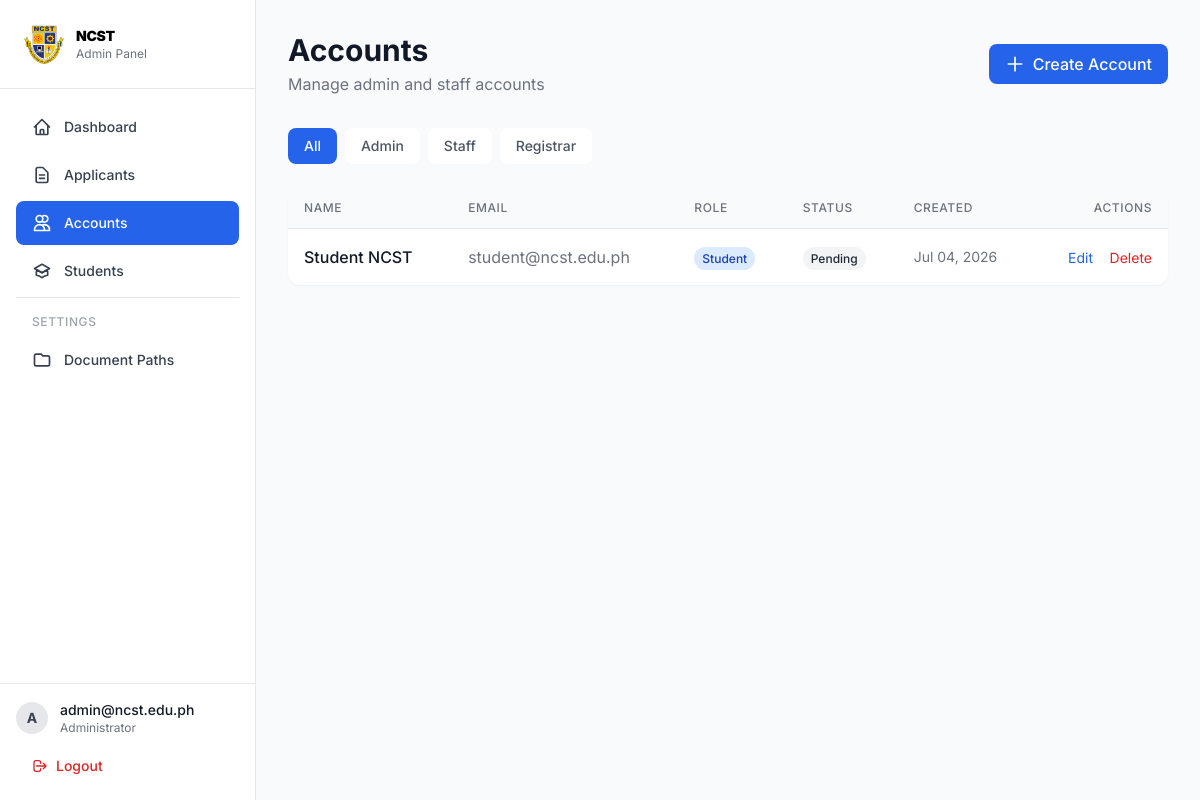
Page /src/view/admin/accounts.php (signed in) on the earlier database version.
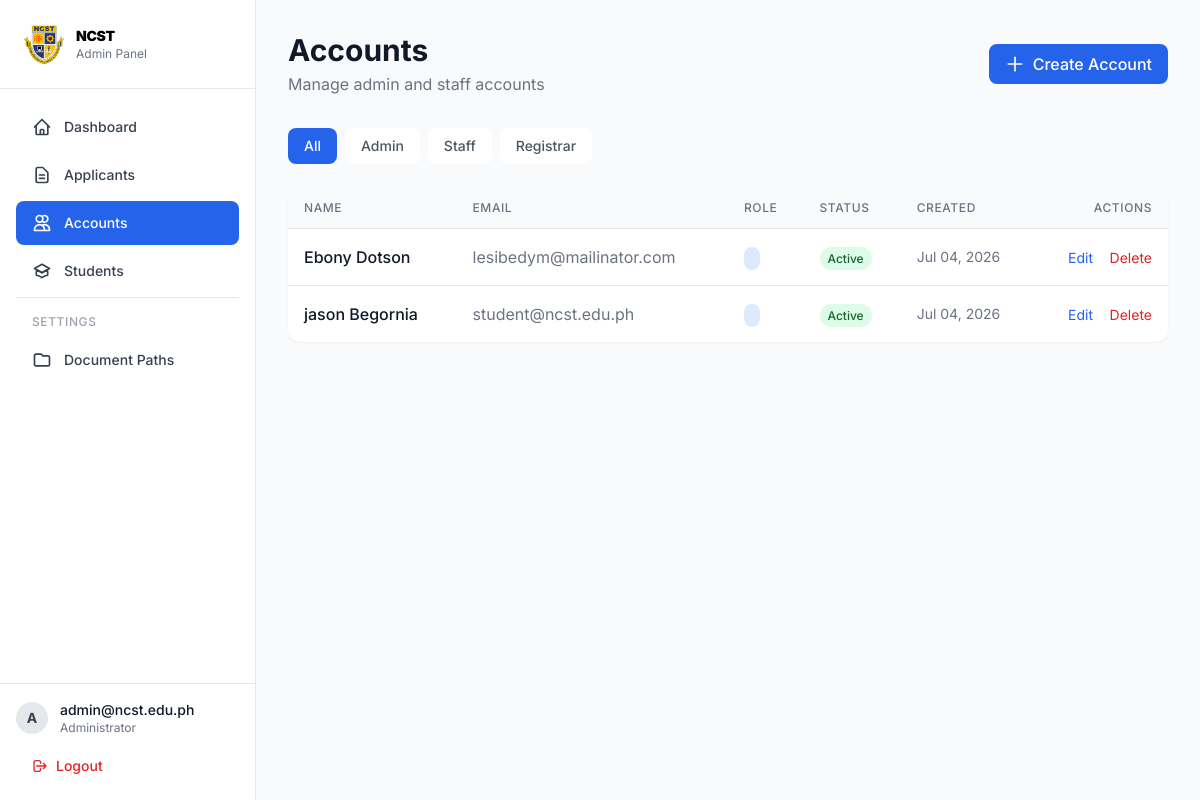
Same page on the later database version.
### tables this page shows
CREATE TABLE `users` (
  `id` int(11) NOT NULL,
  `first_name` varchar(100) NOT NULL,
  `middle_name` varchar(100) DEFAULT NULL,
  `last_name` varchar(100) NOT NULL,
  `suffix` varchar(20) DEFAULT NULL,
  `birthday` date NOT NULL,
  `age` int(3) DEFAULT NULL,
  `gender` enum('Male','Female','Other') NOT NULL,
  `civil_status` enum('Single','Married','Widowed','Separated','Annulled') DEFAULT 'Single',
  `nationality` varchar(100) DEFAULT 'Filipino',
  `religion` varchar(100) DEFAULT NULL,
  `birth_place` varchar(255) DEFAULT NULL,
  `email` varchar(150) NOT NULL,
  `contact_number` varchar(20) NOT NULL,
  `home_address` varchar(255) DEFAULT NULL,
  `province` varchar(100) DEFAULT NULL,
  `city` varchar(100) DEFAULT NULL,
  `barangay` varchar(100) DEFAULT NULL,
  `zip_code` varchar(10) DEFAULT NULL,
  `password` varchar(255) NOT NULL,
  `role` enum('admin','staff','shs','college','registrar') NOT NULL DEFAULT 'college',
  `status` enum('active','inactive','pending','approved','rejected') NOT NULL DEFAULT 'pending',
  `deleted_at` date DEFAULT NULL,
  `created_by` int(11) DEFAULT NULL,
  `created_at` timestamp NOT NULL DEFAULT current_timestamp(),
  `updated_at` timestamp NOT NULL DEFAULT current_timestamp() ON UPDATE current_timestamp()
);

### src/config/helpers.php (called while the page is built, shortened)
<?php
function url($path = '') {
    return BASE_URL . $path;
}

### src/view/admin/accounts.php (the view, shortened to what this page needs)
<?php
require_once __DIR__ . '/sidebar.php';
$filter_role = $_GET['filter'] ?? '';
$where = "WHERE role NOT IN ('shs', 'college')";
try {
    $stmt = $pdo->query("SELECT * FROM users $where ORDER BY created_at DESC");
    $accounts = $stmt->fetchAll();
} catch (Exception $e) {
    $accounts = [];
}
?>
<div class="mb-8 flex items-center justify-between">
    <div>
        <h1 class="text-3xl font-bold text-gray-900">Accounts</h1>
        <p class="text-gray-500 mt-1">Manage admin and staff accounts</p>
    </div>
    <a href="<?= url('/src/view/admin/manageaccount.php') ?>"
       class="px-4 py-2 bg-blue-600 text-white rounded-lg font-medium hover:bg-blue-700 transition-colors flex items-center gap-2">
        <svg class="w-5 h-5" fill="none" viewBox="0 0 24 24" stroke="currentColor">
            <path stroke-linecap="round" stroke-linejoin="round" stroke-width="2" d="M12 4v16m8-8H4" />
        </svg>
        Create Account
    </a>
</div>
<div class="flex gap-2 mb-6">
    <a href="?" class="px-4 py-2 rounded-lg text-sm font-medium <?= !$filter_role ? 'bg-blue-600 text-white' : 'bg-white text-gray-600 hover:bg-gray-100' ?>">All</a>
    <a href="?filter=admin" class="px-4 py-2 rounded-lg text-sm font-medium <?= $filter_role === 'admin' ? 'bg-purple-600 text-white' : 'bg-white text-gray-600 hover:bg-gray-100' ?>">Admin</a>
    <a href="?filter=staff" class="px-4 py-2 rounded-lg text-sm font-medium <?= $filter_role === 'staff' ? 'bg-blue-600 text-white' : 'bg-white text-gray-600 hover:bg-gray-100' ?>">Staff</a>
    <a href="?filter=registrar" class="px-4 py-2 rounded-lg text-sm font-medium <?= $filter_role === 'registrar' ? 'bg-amber-600 text-white' : 'bg-white text-gray-600 hover:bg-gray-100' ?>">Registrar</a>
</div>
<div class="bg-white rounded-xl shadow-sm overflow-hidden">
    <?php if (empty($accounts)): ?>
        <div class="p-8 text-center text-gray-500">
            <p>No accounts found.</p>
        </div>
    <?php else: ?>
        <div class="overflow-x-auto">
            <table class="w-full">
                <thead class="bg-gray-50 border-b">
                    <tr>
                        <th class="px-4 py-3 text-left text-xs font-medium text-gray-500 uppercase tracking-wider">Name</th>
                        <th class="px-4 py-3 text-left text-xs font-medium text-gray-500 uppercase tracking-wider">Email</th>
                        <th class="px-4 py-3 text-left text-xs font-medium text-gray-500 uppercase tracking-wider">Role</th>
                        <th class="px-4 py-3 text-left text-xs font-medium text-gray-500 uppercase tracking-wider">Status</th>
                        <th class="px-4 py-3 text-left text-xs font-medium text-gray-500 uppercase tracking-wider">Created</th>
                        <th class="px-4 py-3 text-right text-xs font-medium text-gray-500 uppercase tracking-wider">Actions</th>
                    </tr>
                </thead>
                <tbody class="divide-y divide-gray-200">
                    <?php foreach ($accounts as $acc): ?>
                        <?php if ($acc['id'] == $_SESSION['user_id']) continue; ?>
                        <tr class="hover:bg-gray-50">
                            <td class="px-4 py-4 font-medium text-gray-900"><?= htmlspecialchars($acc['first_name'] . ' ' . $acc['last_name']) ?></td>
                            <td class="px-4 py-4 text-gray-500"><?= htmlspecialchars($acc['email']) ?></td>
                            <td class="px-4 py-4">
                                <span class="px-2 py-1 rounded-full text-xs font-medium <?= $acc['role'] === 'admin' ? 'bg-purple-100 text-purple-800' : 'bg-blue-100 text-blue-800' ?>">
                                    <?= ucfirst($acc['role']) ?>
                                </span>
                            </td>
                            <td class="px-4 py-4">
                                <span class="px-2 py-1 rounded-full text-xs font-medium <?= $acc['status'] === 'active' ? 'bg-green-100 text-green-800' : 'bg-gray-100 text-gray-800' ?>">
                                    <?= ucfirst($acc['status']) ?>
                                </span>
                            </td>
                            <td class="px-4 py-4 text-sm text-gray-500"><?= date('M d, Y', strtotime($acc['created_at'])) ?></td>
                            <td class="px-4 py-4 text-right space-x-3">
                                <a href="<?= url('/src/view/admin/manageaccount.php?id=' . $acc['id']) ?>"
                                   class="text-blue-600 hover:underline text-sm">Edit</a>
                                <button onclick="deleteAccount(<?= $acc['id'] ?>, '<?= htmlspecialchars(addslashes($acc['first_name'] . ' ' . $acc['last_name'])) ?>')"
                                        class="text-red-600 hover:text-red-800 text-sm">Delete</button>
                            </td>
                        </tr>
                    <?php endforeach; ?>
                </tbody>
            </table>
        </div>
    <?php endif; ?>
</div>
</main>
</div>
</body>
</html>

Differences in the rows shown:
removed users: first_name+last_name "Student NCST", email "student@ncst.edu.ph", role "Student", status "Pending", created_at "Jul 04, 2026"
added users: first_name+last_name "Ebony Dotson", email "lesibedym@mailinator.com", status "Active", created_at "Jul 04, 2026"
added users: first_name+last_name "jason Begornia", email "student@ncst.edu.ph", status "Active", created_at "Jul 04, 2026"
